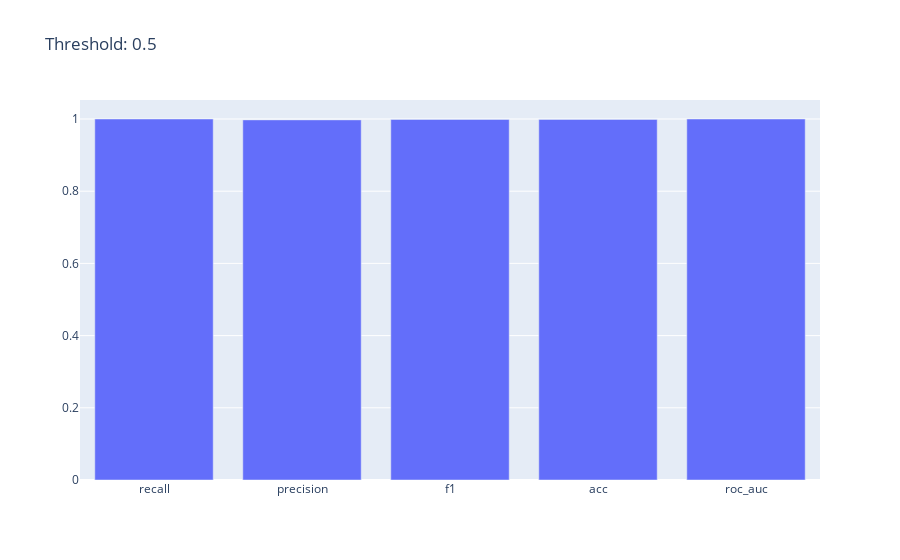
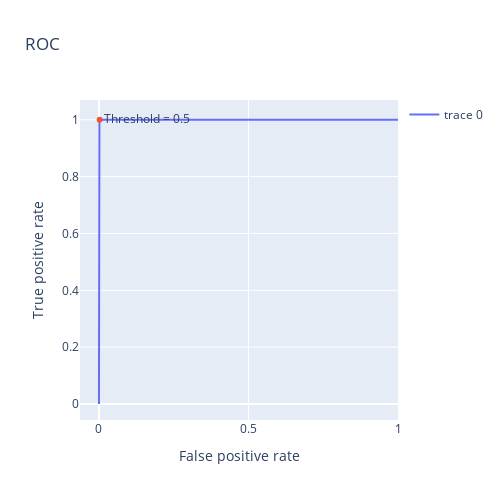

Here is the notebook cell these charts were saved with, in order:
### Code cell
plot_metrics(detector_loaded, Stage.TEST).show()
draw_roc(detector_loaded, Stage.TEST, 0.5).show()
plot_confusion_matrix(detector_loaded, Stage.TEST, 0.5)

### Figure 1 — Plotly figure (JSON) as saved in the notebook; plotly's stock layout.template omitted (floating-point values rounded to 4 significant figures)
{"data": [{"type": "bar", "x": ["recall", "precision", "f1", "acc", "roc_auc"], "y": [1, 0.9976, 0.9988, 0.9988, 1.0]}], "layout": {"autosize": true, "title": {"text": "Threshold: 0.5"}, "xaxis": {"autorange": true, "range": [-0.5, 4.5], "type": "category"}, "yaxis": {"autorange": true, "range": [0, 1.053], "type": "linear"}}}

### Figure 2 — Plotly figure (JSON) as saved in the notebook; plotly's stock layout.template omitted (floating-point values rounded to 4 significant figures; data arrays with more than 128 entries replaced by an {"elided": "..."} marker saying what was removed)
{"data": [{"type": "scatter", "x": {"elided": "2503 float values"}, "y": {"elided": "2503 float values"}}, {"mode": "markers+text", "showlegend": false, "text": "Threshold = 0.5", "textposition": "middle right", "type": "scatter", "x": [0.002355], "y": [1]}], "layout": {"height": 500, "title": {"text": "ROC"}, "width": 500, "xaxis": {"autorange": true, "range": [-0.06339, 1], "title": {"text": "False positive rate"}, "type": "linear"}, "yaxis": {"autorange": true, "range": [-0.05629, 1.069], "title": {"text": "True positive rate"}, "type": "linear"}}}
